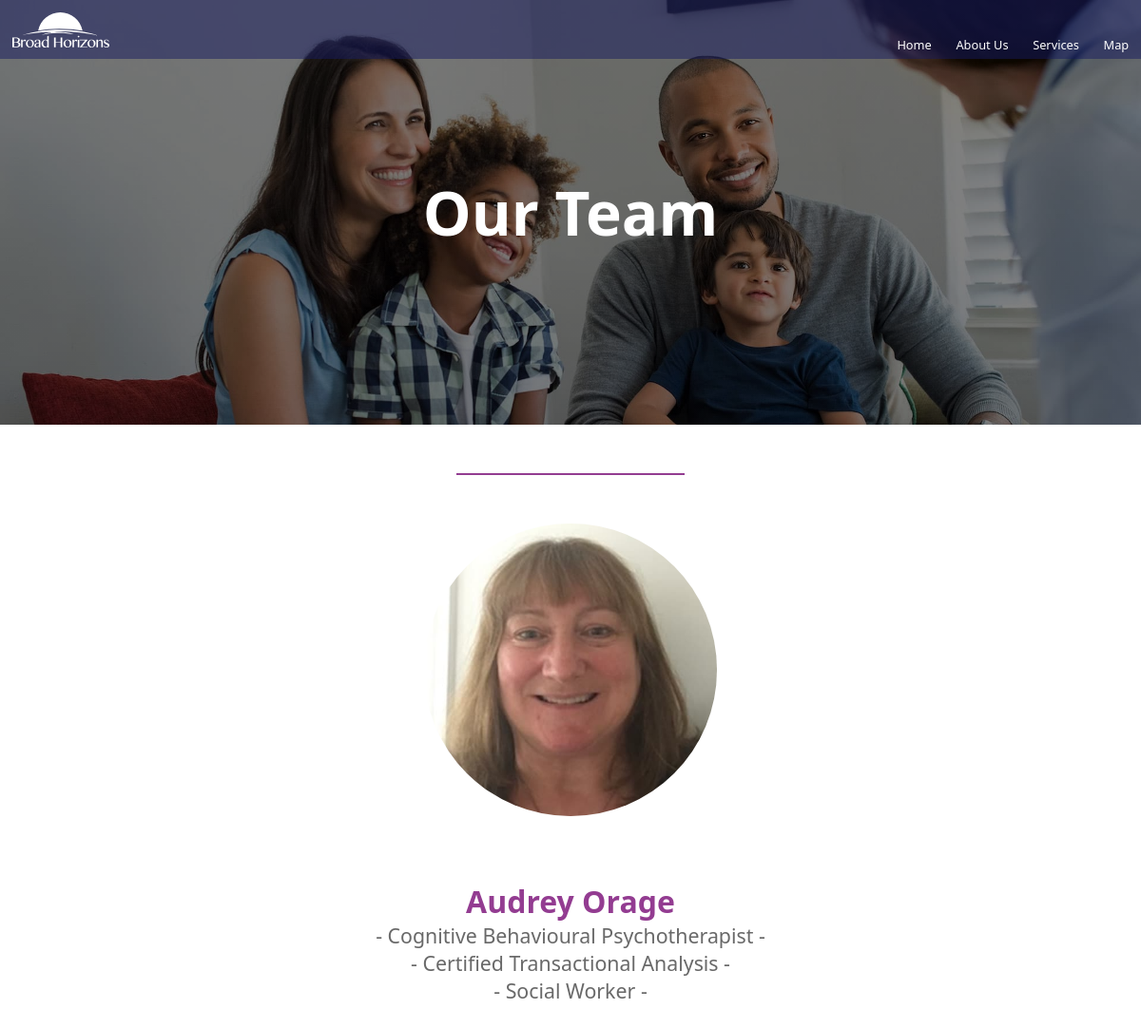
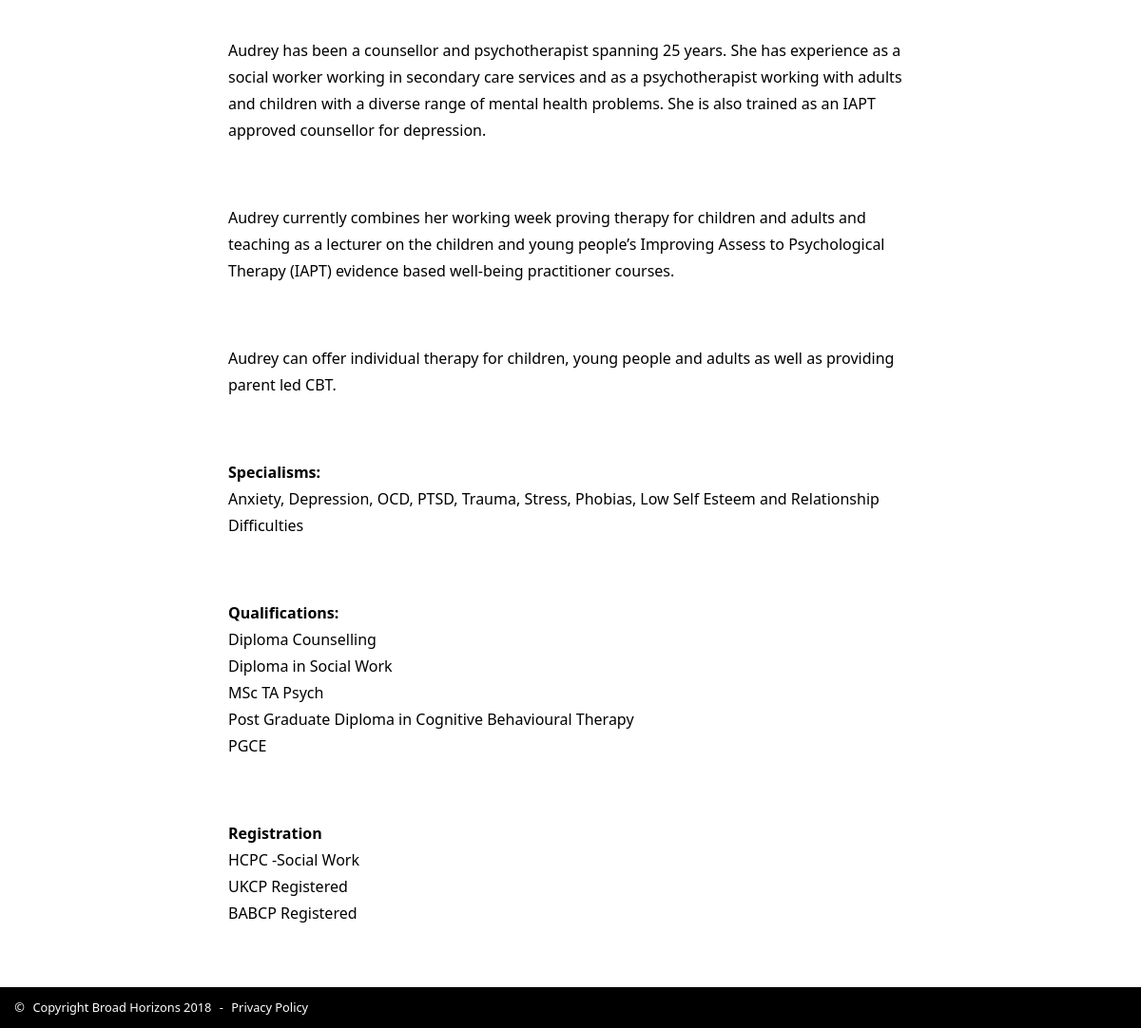
Screenshot of /team.php?id=audrey with the database file from the repository (2 pictures, top to bottom).
### tables this page shows
CREATE TABLE "team" (
	`name`	TEXT,
	`title`	TEXT,
	`pict`	TEXT,
	`blurb`	TEXT,
	`id`	TEXT
);

### team.php (the view, shortened to what this page needs)
<?php include("header.php"); ?>
<main>
    <div class="banner" id="banner-team">
        <h1>our team</h1>
    </div>
    <?php
    $dir = 'sqlite:team.db';
    $dbh  = new PDO($dir) or die("UNABLE TO OPEN THE DATABASE");
    $query = 'SELECT * from team where id = "' . $_GET['id'] . '"';
    foreach ($dbh -> query($query) as $row) {
        echo '<div id="team-page">';
        echo '<img src="' . $row[2] . '" alt="">';
        echo '<h3>' . $row[0] . '</h3>';
        echo '<h5>' . $row[1] . '</h5>';
        echo $row[3];
        echo '</div>';
    }
    ?>
</main>
<?php include("footer.php"); ?>

### styles.css (style rules this page uses)
:root { --blu: rgb(23, 27, 96); --blu_trasp: rgba(23, 27, 96, 0.5); --viola: #933C91; --nero: #000; --bianco: #fff; --boxes0: rgb(162, 164, 190); --boxes1: rgb(207, 180, 209); font-family: 'Segoe UI', Tahoma, Geneva, Verdana, sans-serif; font-size: 0.8rem; }
* { box-sizing: border-box; }
body { margin: 0; }
h1, h2, h3, h4, h5, h6 { text-transform: capitalize; color: var(--viola); }
h1 { text-transform: capitalize; font-size: 3rem; font-weight: bold; color: var(--bianco); }
h3 { text-transform: capitalize; font-size: 1.8rem; font-weight: bold; }
h5 { text-transform: capitalize; font-size: 1rem; font-weight: bold; }
p { font-size: 1rem; line-height: 1.5rem; font-weight: lighter; }
@media only screen and (min-width: 768px) { h1 { text-transform: capitalize; font-size: 48pt; font-weight: bold; } }
@media only screen and (min-width: 768px) { h3 { text-transform: capitalize; font-size: 24pt; font-weight: bold; } }
@media only screen and (min-width: 768px) { h5 { text-transform: capitalize; font-size: 16pt; font-weight: bold; } }
@media only screen and (min-width: 768px) { p { font-size: 12pt; line-height: 21pt; font-weight: lighter; } }
.banner { background: linear-gradient(rgba(0,0,0,0.5),rgba(0,0,0,0.5)), url("./images/banner-home.jpg"); width: 100%; background-repeat: no-repeat; background-size: cover; color: var(--bianco); text-align: center; }
.banner > h1 { width: 100%; margin: 0; padding: 25% 0 10% 0; }
@media only screen and (min-width: 768px) { .banner > h1 { width: 100%; margin: 0; padding: 15%; } }
#team-page > img { width: 50%; margin: 0 25%; border-radius: 50%; }
#team-page:before { content:""; display: block; width: 20%; margin: 4em 40%; border-bottom: 2px solid var(--viola); }
#team-page > h3 { text-align: center; margin-top: 2em; margin-bottom: 0; }
#team-page > h5 { text-align: center; color: dimgray; font-weight: normal; margin-top: 0; }
#team-page > p { width: 80%; margin: 4em 10%; }
@media only screen and (min-width: 768px) { #team-page > img { width: 24em; margin: 0 calc(50% - 12em); border-radius: 50%; } }
@media only screen and (min-width: 768px) { #team-page > p { width: 60%; margin: 4em 20%; } }

### rows the page displays
team: pict (picture), name "Audrey Orage", title "- Cognitive Behavioural Psychotherapist - - Certified Transactional Analysis - - Social Worker -", blurb "Audrey has been a counsellor and psychotherapist spanning 25 years. She has experience as a social worker working in secondary care services and as a psychotherapist working with adults and children with a diverse range of mental health problems. She is also trained as an IAPT approved counsellor for depression. Audrey currently combines her working week proving therapy for children and adults and teaching as a lecturer on the children and young people’s Improving Assess to Psychological Therapy (IAPT) evidence based well-being practitioner courses. Audrey can offer individual therapy for children, young people and adults as well as providing parent led CBT. Specialisms: Anxiety,…"
